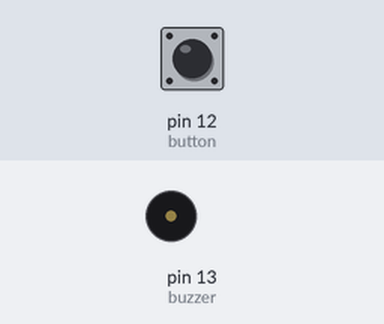
A sketch run on a simulated Arduino Uno, built with avr-gcc and run on an emulated ATmega328P. On the bench: buzzer (waves = sounding, pin HIGH). The test bench sets the inputs (shaded band); at power-on: pin 12 (button) LOW.

Above: at 1.2 s.
1.3 s: pin 12 (button) pulled HIGH for 0.15 s
At 1.37 s:
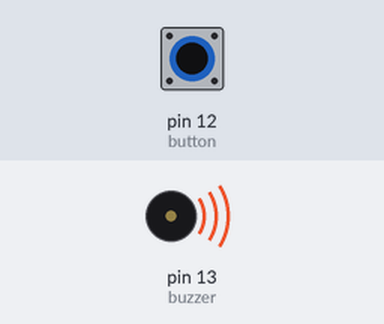
2.9 s: pin 12 (button) pulled HIGH for 3.2 s
At 6.7 s:
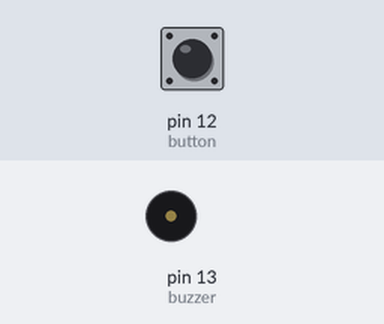
Timing chart, 0 to 8.2 s (numbered marks = the images above; inputs shaded):
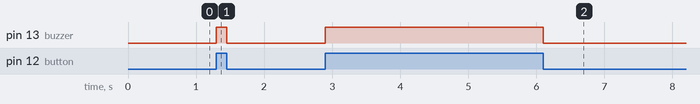

The sketch:

Buzzer.ino
```cpp
// Buzzer
// buzzer make sounds
//Email:support@sunfounder.com
//Website:www.sunfounder.com
int buzzer = 13;//the pin of the active buzzer
int button = 12;
int ring=0;
void setup()
{
  pinMode(buzzer,OUTPUT);//initialize the buzzer pin as an output
  pinMode(button,INPUT);
}
void loop()
{
  ring = digitalRead(button);
  if(ring==HIGH){
    digitalWrite(buzzer,HIGH);
  }else{
    digitalWrite(buzzer, LOW);
  }
}
```

Measured:
- after the input at 1.3 s, pin 13 (buzzer): LOW → HIGH at once, → LOW 0.15 s later
- after the input at 2.9 s, pin 13 (buzzer): LOW → HIGH at once, → LOW 3.2 s later
